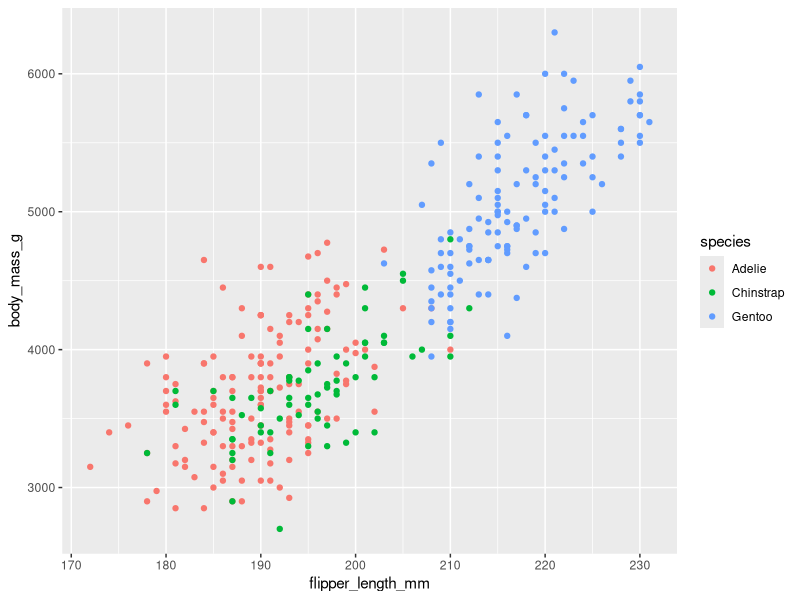
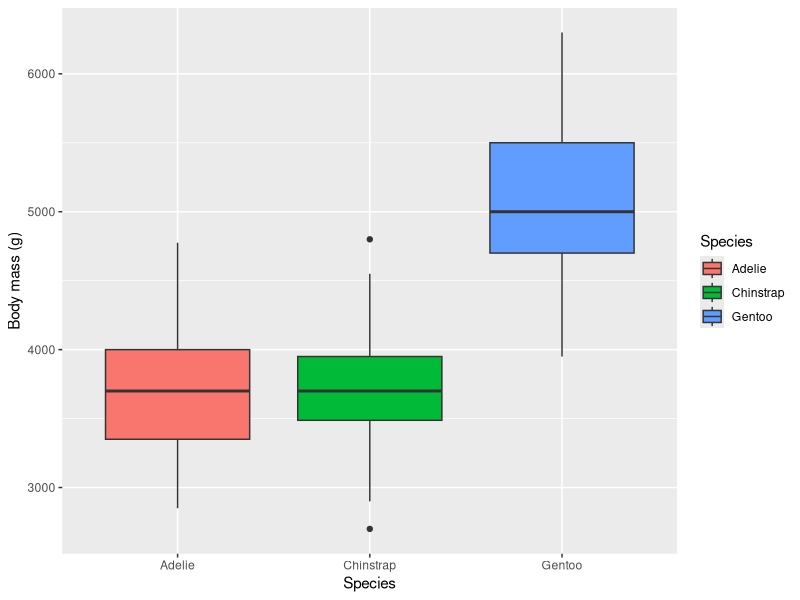
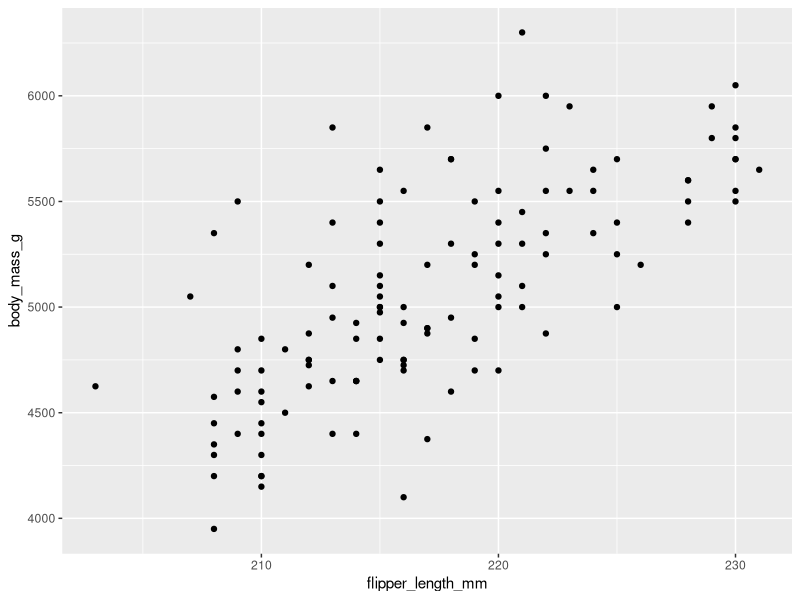
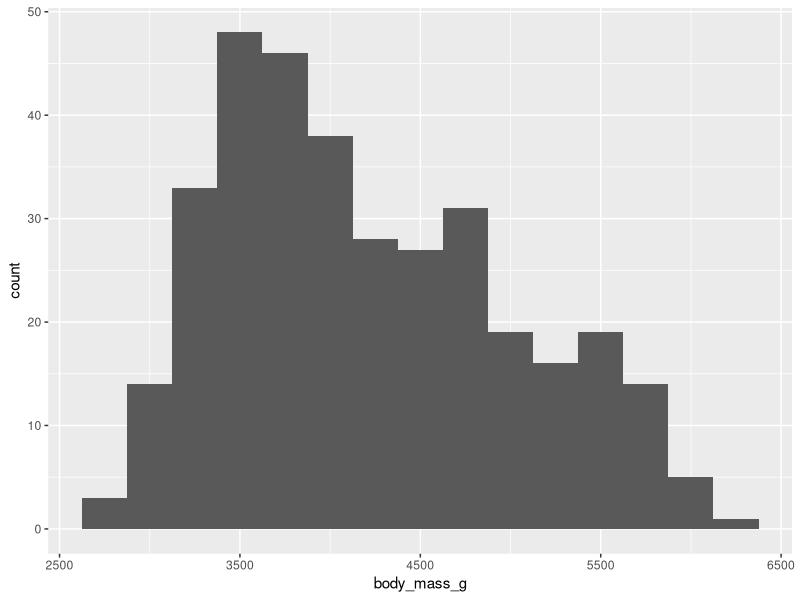
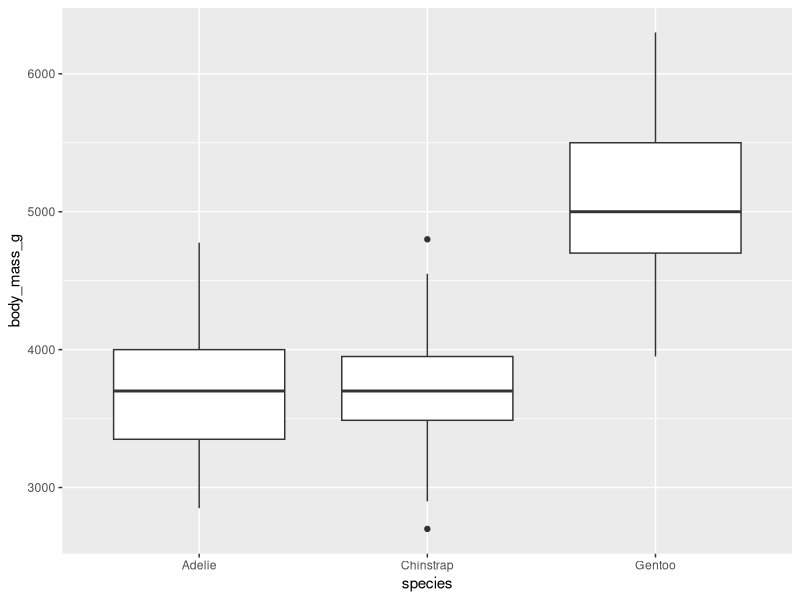
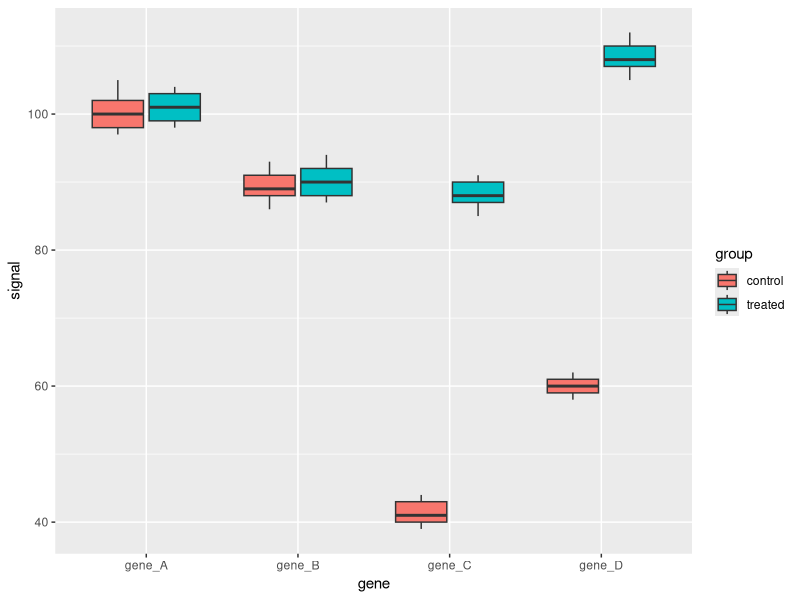

Write the R code that produced these figures, in order.
## ---- chunk 1
#| warning: false
#| message: false
library(tidyverse)
library(palmerpenguins)

ggplot(penguins, aes(x = flipper_length_mm, y = body_mass_g, color = species)) +
  geom_point()
## ---- chunk 2
ggplot(penguins, aes(x = species, y = body_mass_g, fill = species)) +
  geom_boxplot() +
  labs(x = "Species", y = "Body mass (g)", fill = "Species")
## ---- chunk 3
penguins |>
  filter(species == "Gentoo") |>
  ggplot(aes(x = flipper_length_mm, y = body_mass_g)) +
  geom_point()
## ---- chunk 4
ggplot(penguins, aes(x = body_mass_g)) +
  geom_histogram(binwidth = 250)
## ---- chunk 5
ggplot(penguins, aes(x = species, y = body_mass_g)) +
  geom_boxplot()
## ---- chunk 6
plate <- tribble(
  ~sample, ~group,    ~gene_A, ~gene_B, ~gene_C, ~gene_D,
  "s01",   "control",     102,      88,      41,      59,
  "s02",   "control",      98,      91,      44,      62,
  "s03",   "control",     105,      86,      39,      58,
  "s04",   "control",     100,      93,      43,      61,
  "s05",   "control",      97,      89,      40,      60,
  "s06",   "treated",     101,      90,      87,     108,
  "s07",   "treated",      99,      92,      91,     112,
  "s08",   "treated",     104,      87,      85,     105,
  "s09",   "treated",      98,      94,      90,     110,
  "s10",   "treated",     103,      88,      88,     107
)
plate
## ---- chunk 7
plate_long <- plate |>
  pivot_longer(gene_A:gene_D, names_to = "gene", values_to = "signal")
plate_long
## ---- chunk 8
ggplot(plate_long, aes(x = gene, y = signal, fill = group)) +
  geom_boxplot()
